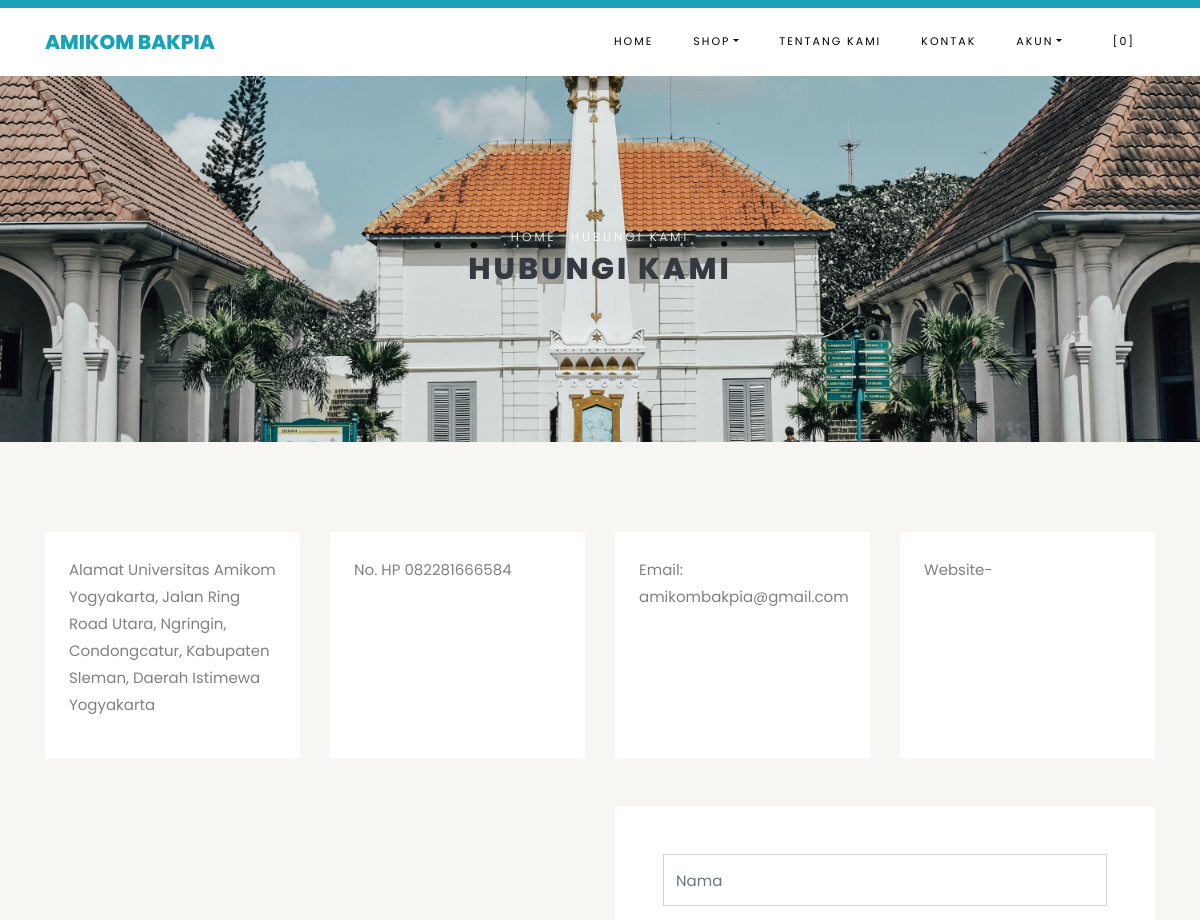
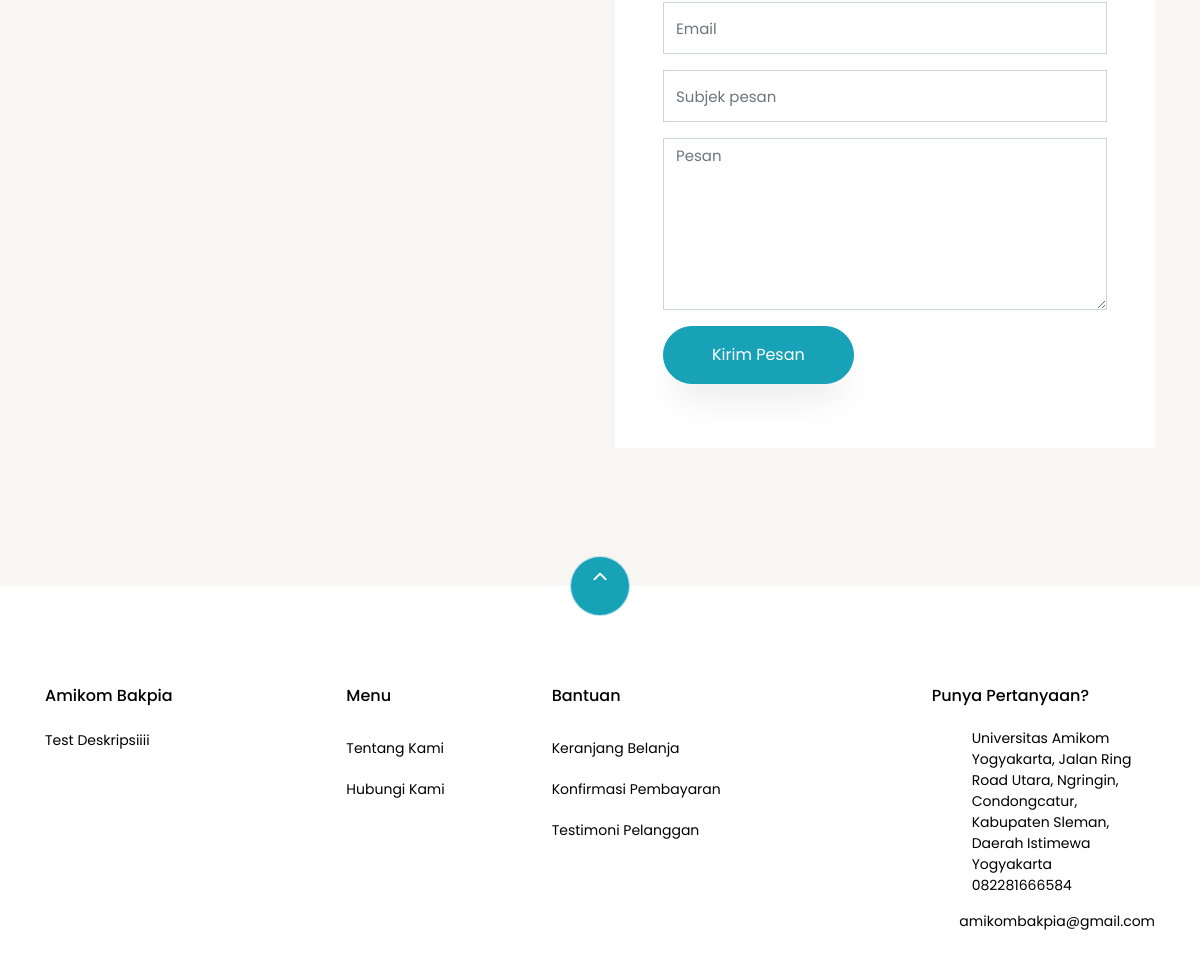
The app's page /index.php/pages/contact with its own data (2 pictures, top to bottom).
### tables this page shows
CREATE TABLE `settings` (
  `id` int NOT NULL,
  `key` varchar(32) NOT NULL,
  `content` text NOT NULL
);

### application/helpers/themes_helper.php (called while the page is built, shortened)
<?php
if ( ! function_exists('get_theme_name'))
{
    function get_theme_name() {
        $current_theme = get_settings('current_theme_name');
        return ($current_theme) ? $current_theme : false;
    }
}
if ( ! function_exists('get_template_part'))
{
    function get_template_part($file_name = null, $params = array()) {
        if ($file_name !== '') {
            $current_theme = get_theme_name();
            if ( file_exists($file_location = VIEWPATH .'themes/'. $current_theme .'/'. $file_name .'.php')) {
                $CI =& get_instance();
                $CI->load->view('themes/'. $current_theme .'/'. $file_name, $params);
            }
            else {
                echo '<div>Kesalahan: berkas tema <b>'. $file_name .'.php</b> tidak ditemukan.<br>Lokasi berkas: <b>'. $file_location .'</b></div>';
            }
        }
    }
}
if ( ! function_exists('get_header'))
{
    function get_header($params = null, $section = '', $current_section = '') {
        $load_params = array();
        if ( is_null($params)) {
            $load_params['title'] = get_settings('site_name');
        }
        else if ( is_string($params)) {
            $load_params['title'] = $params;
        }
        $load_params['sidebar_section'] = $section;
        $load_params['current_section'] = $current_section;
        get_template_part('header', $load_params);
    }
}
if ( ! function_exists('get_footer'))
{
    function get_footer($params = array()) {
        get_template_part('footer', $params);
    }
}
if ( ! function_exists('get_theme_uri'))
{
    function get_theme_uri($file_name = null, $theme_name = NULL)
    {
        $theme_name = ($theme_name == NULL) ? get_theme_name() : $theme_name;
        return is_null($file_name) ? base_url('assets/themes/'. $theme_name .'/') : base_url('assets/themes/'. $theme_name .'/'. $file_name) ;
    }
}

### application/controllers/Pages.php (called while the page is built, shortened)
<?php
class Pages extends CI_Controller {
    public function contact()
    {
        $profile = user_data();
        $data['user'] = $profile;
        $data['flash'] = $this->session->flashdata('contact_flash');
        get_header(get_store_name());
        get_template_part('pages/contact', $data);
        get_footer();
    }
}

### index.php (called while the page is built, shortened)
<?php
require_once BASEPATH . 'core/CodeIgniter.php';

### application/helpers/session_helper.php (called while the page is built, shortened)
<?php
if (!function_exists('init')) {
    function init()
    {
        $CI = &get_instance();
        return $CI;
    }
}
if (!function_exists('user_data')) {
    function user_data()
    {
        $CI = init();
        $user_id = get_current_user_id();
        $user_data = $CI->db->where('id', $user_id)->get('users')->row();
        return $user_data;
    }
}
if (!function_exists('session_data')) {
    function session_data()
    {
        $CI = init();
        $read_session_in_cookie = get_cookie('__ACTIVE_SESSION_DATA');
        $read_session_in_session = $CI->session->userdata('__ACTIVE_SESSION_DATA');
        if ($read_session_in_cookie) {
            $read_data = $CI->encryption->decrypt($read_session_in_cookie);
            $read_data = json_decode($read_data);
            return $read_data;
        } else if ($read_session_in_session) {
            $read_data = $CI->encryption->decrypt($read_session_in_session);
            $read_data = json_decode($read_data);
            return $read_data;
        } else {
            $default_session = new stdClass();
            $default_session->is_login = FALSE;
            $default_session->user_id = 0;
            $default_session->login_at = 0;
            $default_session->remember_me = FALSE;
            return $default_session;
        }
    }
}
if (!function_exists('is_login')) {
    function is_login()
    {
        $login_data = session_data();
        return ($login_data->is_login === TRUE);
    }
}
if (!function_exists('get_current_user_id')) {
    function get_current_user_id()
    {
        $login_data = session_data();
        return $login_data->user_id;
    }
}

### application/helpers/global_helper.php (called while the page is built, shortened)
<?php
if (!function_exists('get_settings')) {
    function get_settings($key = '')
    {
        $CI = &get_instance();
        $row = $CI->db
            ->select('content')
            ->where('key', $key)
            ->get('settings')
            ->row();
        return $row->content;
    }
}
if (!function_exists('get_store_name')) {
    function get_store_name()
    {
        return get_settings('store_name');
    }
}

### application/third_party/MX/Router.php (called while the page is built, shortened)
<?php (defined('BASEPATH')) OR exit('No direct script access allowed');
require dirname(__FILE__).'/Modules.php';
class MX_Router extends CI_Router
{
	public $module;
	public function fetch_module()
	{
		return $this->module;
	}
}

### application/third_party/MX/Modules.php (called while the page is built, shortened)
<?php (defined('BASEPATH')) OR exit('No direct script access allowed');
class Modules
{
	public static function find($file, $module, $base)
	{
		$segments = explode('/', $file);
		$file = array_pop($segments);
		$path = ltrim(implode('/', $segments).'/', '/');
		$module ? $modules[$module] = $path : $modules = array();
		return array(FALSE, $file);
	}
}

### application/views/themes/vegefoods/pages/contact.php (the view, shortened to what this page needs)
<div class="hero-wrap hero-bread" style="background-image: url('<?php echo get_theme_uri('images/bg_1.jpg'); ?>');">
    <div class="container">
      <div class="row no-gutters slider-text align-items-center justify-content-center">
        <div class="col-md-9 ftco-animate text-center">
            <p class="breadcrumbs"><span class="mr-2"><?php echo anchor(base_url(), 'Home'); ?></span> <span>Hubungi Kami</span></p>
          <h1 class="mb-0 bread text-dark">Hubungi Kami</h1>
        </div>
      </div>
    </div>
  </div>
  <section class="ftco-section contact-section bg-light">
    <div class="container">
        <div class="row d-flex mb-5 contact-info">
        <div class="col-md-3 d-flex">
            <div class="info bg-white p-4">
              <p><span>Alamat</span> <?php echo get_settings('store_address'); ?></p>
            </div>
        </div>
        <div class="col-md-3 d-flex">
            <div class="info bg-white p-4">
              <p><span>No. HP</span> <?php echo get_settings('store_phone_number'); ?></p>
            </div>
        </div>
        <div class="col-md-3 d-flex">
            <div class="info bg-white p-4">
              <p><span>Email:</span> <?php echo get_settings('store_email'); ?></p>
            </div>
        </div>
        <div class="col-md-3 d-flex">
            <div class="info bg-white p-4">
              <p><span>Website</span>-</p>
            </div>
        </div>
      </div>
      <div class="row block-9">
        <div class="col-md-6 order-md-last d-flex">
          <form action="<?php echo site_url('pages/send_message'); ?>" class="bg-white p-5 contact-form" method="POST">
            <div class="form-group">
              <input type="text" name="name" class="form-control" value="<?php echo set_value('name', (is_login() ? get_user_name() : '')); ?>" placeholder="Nama" required>
            </div>
            <div class="form-group">
              <input type="email" name="email" class="form-control" value="<?php echo set_value('email', (is_login() ? $user->email : '')); ?>" placeholder="Email" required>
            </div>
            <div class="form-group">
              <input type="text" name="subject" class="form-control" value="<?php echo set_value('subject'); ?>" placeholder="Subjek pesan" required>
            </div>
            <div class="form-group">
              <textarea name="message" id="" cols="30" rows="7" class="form-control" placeholder="Pesan" required><?php echo set_value('message'); ?></textarea>
            </div>
            <div class="form-group">
              <input type="submit" value="Kirim Pesan" class="btn btn-primary py-3 px-5">
            </div>
          </form>
        </div>
        <div class="col-md-6 d-flex">
            <div style="width: 100%">
            <iframe src="https://www.google.com/maps/embed?pb=!1m18!1m12!1m3!1d3953.825066497158!2d109.70004516904832!3d-7.701913859272002!2m3!1f0!2f0!3f0!3m2!1i1024!2i768!4f13.1!3m3!1m2!1s0x2e7ac94e663143cb%3A0x7d895801ee2393d!2sCavasta%20Garage!5e0!3m2!1sen!2sid!4v1686236710262!5m2!1sen!2sid" width="600" height="450" style="border:0;" allowfullscreen="" loading="lazy"></iframe>
            </div>
        </div>
      </div>
    </div>
  </section>

### application/views/themes/vegefoods/header.php (shortened to what this page needs)
?><!DOCTYPE html>
<html lang="en">
  <head>
    <link rel="stylesheet" href="<?php echo get_theme_uri('css/open-iconic-bootstrap.min.css'); ?>">
    <link rel="stylesheet" href="<?php echo get_theme_uri('css/animate.css'); ?>">
    <link rel="stylesheet" href="<?php echo get_theme_uri('css/owl.carousel.min.css'); ?>">
    <link rel="stylesheet" href="<?php echo get_theme_uri('css/owl.theme.default.min.css'); ?>">
    <link rel="stylesheet" href="<?php echo get_theme_uri('css/magnific-popup.css'); ?>">
    <link rel="stylesheet" href="<?php echo get_theme_uri('css/aos.css'); ?>">
	<link rel="stylesheet" href="<?php echo get_theme_uri('css/ionicons.min.css'); ?>">
	<link rel="stylesheet" href="<?php echo get_theme_uri('js/plugins/@fortawesome/fontawesome-free/css/all.min.css', 'argon'); ?>">
    <link rel="stylesheet" href="<?php echo get_theme_uri('css/bootstrap-datepicker.css'); ?>">
    <link rel="stylesheet" href="<?php echo get_theme_uri('css/jquery.timepicker.css'); ?>">
    <link rel="stylesheet" href="<?php echo get_theme_uri('css/flaticon.css'); ?>">
    <link rel="stylesheet" href="<?php echo get_theme_uri('css/icomoon.css'); ?>">
	<link rel="stylesheet" href="<?php echo get_theme_uri('css/style.css'); ?>">
	<link rel="stylesheet" href="<?php echo base_url('assets/plugins/toastr/toastr.min.css'); ?>">
  </head>
  <body class="goto-here">
		<div class="py-1 bg-info">
    </div>
    <nav class="navbar navbar-expand-lg navbar-dark ftco_navbar bg-dark ftco-navbar-light" id="ftco-navbar">
	    <div class="container">
	      <a class="navbar-brand" href="<?php echo base_url(); ?>"><?php echo get_store_name(); ?></a>
	      <div class="collapse navbar-collapse" id="ftco-nav">
	        <ul class="navbar-nav ml-auto">
	          <li class="nav-item active"><a href="<?php echo base_url(); ?>" class="nav-link">Home</a></li>
	          <li class="nav-item dropdown">
              <a class="nav-link dropdown-toggle" href="#" id="dropdown04" data-toggle="dropdown" aria-haspopup="true" aria-expanded="false">Shop</a>
            </li>
	          <li class="nav-item"><a href="<?php echo site_url('pages/about'); ?>" class="nav-link">Tentang Kami</a></li>
              <li class="nav-item"><a href="<?php echo site_url('pages/contact'); ?>" class="nav-link">Kontak</a></li>
              <li class="nav-item dropdown">
              <a class="nav-link dropdown-toggle" href="#" id="dropdown05" data-toggle="dropdown" aria-haspopup="true" aria-expanded="false">Akun</a>
            </li>
	          <li class="nav-item cta cta-colored"><a href="<?php echo site_url('shop/cart'); ?>" class="nav-link"><span class="icon-shopping_cart"></span>[<span class="cart-item-total">0</span>]</a></li>
	        </ul>
	      </div>
	    </div>
	  </nav>

### application/views/themes/vegefoods/footer.php (shortened to what this page needs)
<section class="ftco-section ftco-no-pt ftco-no-pb py-5 bg-light">
    <div class="container py-4">
    </div>
  </section>
  <footer class="ftco-footer ftco-section">
    <div class="container">
        <div class="row">
            <div class="mouse">
                      <a href="#" class="mouse-icon">
                          <div class="mouse-wheel"><span class="ion-ios-arrow-up"></span></div>
                      </a>
                  </div>
        </div>
      <div class="row mb-5">
        <div class="col-md">
          <div class="ftco-footer-widget mb-4">
            <h2 class="ftco-heading-2"><?php echo get_store_name(); ?></h2>
            <p><?php echo get_settings('store_description'); ?></p>
            <ul class="ftco-footer-social list-unstyled float-md-left float-lft mt-5">
            </ul>
          </div>
        </div>
        <div class="col-md">
          <div class="ftco-footer-widget mb-4 ml-md-5">
            <h2 class="ftco-heading-2">Menu</h2>
            <ul class="list-unstyled">
              <li><a href="<?php echo site_url('pages/about'); ?>" class="py-2 d-block">Tentang Kami</a></li>
              <li><a href="<?php echo site_url('pages/contact'); ?>" class="py-2 d-block">Hubungi Kami</a></li>
            </ul>
          </div>
        </div>
        <div class="col-md-4">
           <div class="ftco-footer-widget mb-4">
            <h2 class="ftco-heading-2">Bantuan</h2>
            <div class="d-flex">
                <ul class="list-unstyled mr-l-5 pr-l-3 mr-4">
                  <li><a href="<?php echo site_url('shop/cart'); ?>" class="py-2 d-block">Keranjang Belanja</a></li>
                  <li><a href="<?php echo site_url('customer/payments/confirm'); ?>" class="py-2 d-block">Konfirmasi Pembayaran</a></li>
                  <li><a href="<?php echo site_url('shop/testimonial'); ?>" class="py-2 d-block">Testimoni Pelanggan</a></li>
                </ul>
              </div>
          </div>
        </div>
        <div class="col-md">
          <div class="ftco-footer-widget mb-4">
              <h2 class="ftco-heading-2">Punya Pertanyaan?</h2>
              <div class="block-23 mb-3">
                <ul>
                  <li><span class="icon icon-map-marker"></span><span class="text"><?php echo get_settings('store_address'); ?></span></li>
                  <li><a href="#"><span class="icon icon-phone"></span><span class="text"><?php echo get_settings('store_phone_number'); ?></span></a></li>
                  <li><a href="#"><span class="icon icon-envelope"></span><span class="text"><?php echo get_settings('store_email'); ?></span></a></li>
                </ul>
              </div>
          </div>
        </div>
      </div>
    </div>
  </footer>
</body>
</html>

### assets/themes/vegefoods/css/icomoon.css (style rules this page uses)
[class^="icon-"], [class*=" icon-"] { font-family: 'icomoon' !important; speak: none; font-style: normal; font-weight: normal; font-variant: normal; text-transform: none; line-height: 1; -webkit-font-smoothing: antialiased; -moz-osx-font-smoothing: grayscale; }
.icon-map-marker:before { content: "\f041"; }
.icon-phone:before { content: "\f095"; }
.icon-envelope:before { content: "\f0e0"; }
.icon-shopping_cart:before { content: "\e8cc"; }

### records on screen
settings: content "AMIKOM BAKPIA", content "Amikom Bakpia"
settings: content (picture)
settings: content "Universitas Amikom Yogyakarta, Jalan Ring Road Utara, Ngringin, Condongcatur, Kabupaten Sleman, Daerah Istimewa Yogyakarta"
settings: content "082281666584"
settings: content "amikombakpia@gmail.com"
settings: content "Test Deskripsiiii"

### other values on screen
anchor(base_url(), 'Home') "HOME"
